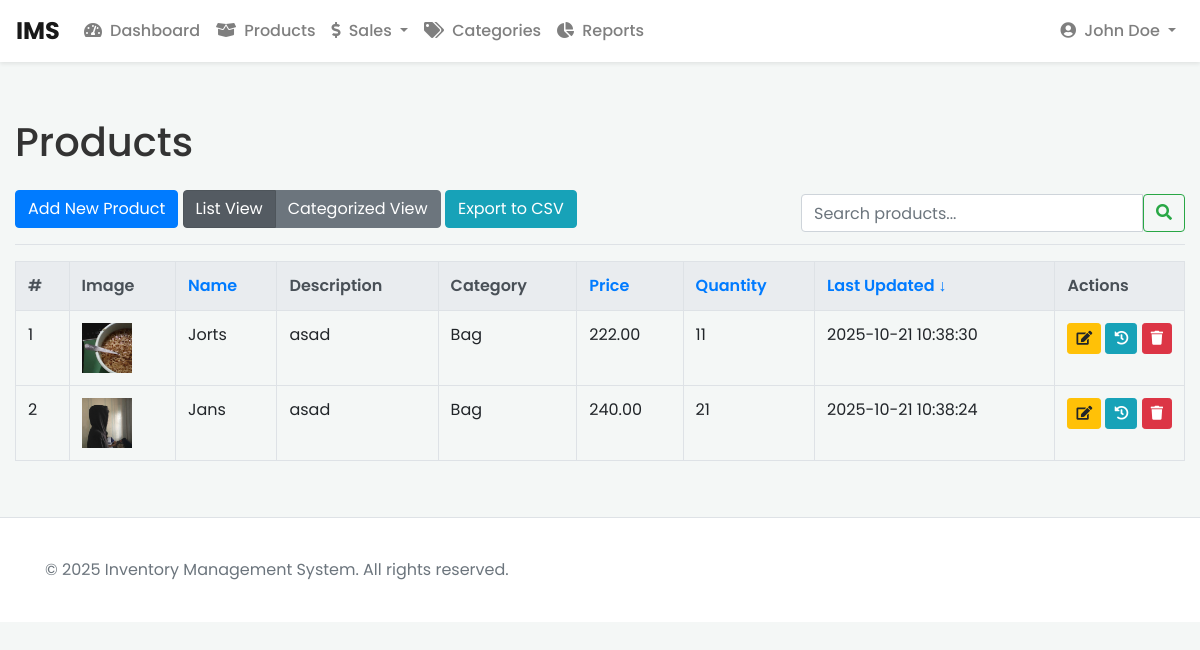
Page /index.php?action=products (signed in) on the committed database.
### tables this page shows
CREATE TABLE IF NOT EXISTS `products` (
  `id` int NOT NULL AUTO_INCREMENT,
  `user_id` int NOT NULL,
  `name` varchar(255) NOT NULL,
  `description` text,
  `category_id` int DEFAULT NULL,
  `price` decimal(10,2) NOT NULL,
  `quantity` int NOT NULL,
  `image` varchar(255) DEFAULT NULL,
  `date_added` timestamp NULL DEFAULT CURRENT_TIMESTAMP,
  `date_updated` timestamp NOT NULL DEFAULT CURRENT_TIMESTAMP ON UPDATE CURRENT_TIMESTAMP,
  PRIMARY KEY (`id`),
  KEY `fk_category` (`category_id`),
  KEY `user_id` (`user_id`)
);

CREATE TABLE IF NOT EXISTS `categories` (
  `id` int NOT NULL AUTO_INCREMENT,
  `user_id` int NOT NULL,
  `name` varchar(191) NOT NULL,
  PRIMARY KEY (`id`),
  UNIQUE KEY `name` (`name`),
  KEY `user_id` (`user_id`)
);

### controllers/ProductController.php (called while the page is built, shortened)
<?php
require_once 'models/Product.php';
require_once 'config/database.php';
require_once 'config/Database.php';
class ProductController {
    private $product;
    public function __construct() {
        $database = new Database();
        $this->db = $database->getConnection();
        $this->product = new Product($this->db);
    }
    public function index() {
        $user_id = $_SESSION['user_id'];
        $search_term = isset($_GET['search']) ? trim($_GET['search']) : '';
        $view_mode = isset($_GET['view']) && $_GET['view'] === 'categorized' ? 'categorized' : 'list';
        $sort_whitelist = ['name', 'price', 'quantity', 'date_added', 'date_updated', 'category_name'];
        $default_sort = ($view_mode === 'categorized') ? 'category_name' : 'date_updated';
        $sort_column = isset($_GET['sort']) && in_array($_GET['sort'], $sort_whitelist) ? $_GET['sort'] : $default_sort;
        $default_order = ($view_mode === 'categorized') ? 'ASC' : 'DESC';
        $sort_order = isset($_GET['order']) && in_array(strtoupper($_GET['order']), ['ASC', 'DESC']) ? strtoupper($_GET['order']) : $default_order;
        if ($view_mode === 'list') {
            $products_per_page = 10;
            $current_page = isset($_GET['page']) && is_numeric($_GET['page']) ? (int)$_GET['page'] : 1;
            $offset = ($current_page - 1) * $products_per_page;
            $stmt = $this->product->getProducts($user_id, $search_term, $sort_column, $sort_order, $products_per_page, $offset);
        } else {
            $stmt = $this->product->getProducts($user_id, $search_term, $sort_column, $sort_order, 1000, 0);
        }
        $products = $stmt->fetchAll(PDO::FETCH_ASSOC);
        require_once 'views/view_products.php';
    }
}
?>

### config/database.php (called while the page is built, shortened)
<?php
class Database {
    private $host = 'localhost';
    private $db_name = 'ims';
    private $username = 'root';
    private $password = '';
    public function getConnection() {
        $this->conn = null;
        try {
            $this->conn = new PDO(
                'mysql:host=' . $this->host . ';dbname=' . $this->db_name,
                $this->username,
                $this->password
            );
            $this->conn->setAttribute(PDO::ATTR_ERRMODE, PDO::ERRMODE_EXCEPTION);
            $this->conn->exec("set names utf8");
        } catch (PDOException $exception) {
            echo 'Connection error: ' . $exception->getMessage();
            exit();
        }
        return $this->conn;
    }
}
?>

### models/Product.php (called while the page is built, shortened)
<?php
class Product {
    private $conn;
    private $table = 'products';
    public function __construct($db) {
        $this->conn = $db;
    }
    public function getProducts($user_id, $search_term = '', $sort_column = 'date_added', $sort_order = 'DESC', $limit = 10, $offset = 0) {
        $query = 'SELECT
                    p.id, p.name, p.description, p.price, p.quantity, p.image, p.date_added, p.date_updated,
                    c.name as category_name
                  FROM ' . $this->table . ' p
                  LEFT JOIN categories c ON p.category_id = c.id
                  ';
        $where_clauses = [];
        $params = ['user_id' => $user_id, 'limit' => $limit, 'offset' => $offset];
        if (!empty($where_clauses)) {
            $query .= ' WHERE p.user_id = :user_id AND (' . implode(' AND ', $where_clauses) . ') ';
        } else {
            $query .= ' WHERE p.user_id = :user_id ';
        }
        $order_by_column = ($sort_column === 'category_name') ? 'category_name' : 'p.' . $sort_column;
        $query .= ' ORDER BY ' . $order_by_column . ' ' . $sort_order . ' LIMIT :limit OFFSET :offset';
        $stmt = $this->conn->prepare($query);
        $stmt->bindValue(':user_id', $params['user_id'], PDO::PARAM_INT);
        $stmt->bindValue(':limit', $params['limit'], PDO::PARAM_INT);
        $stmt->bindValue(':offset', $params['offset'], PDO::PARAM_INT);
        $stmt->execute();
        return $stmt;
    }
}
?>

### views/view_products.php (the view, shortened to what this page needs)
<?php
require_once __DIR__ . '/header.php';
function sort_link($column, $text, $current_column, $current_order, $search_term) {
    $order = ($column == $current_column && $current_order == 'ASC') ? 'DESC' : 'ASC';
    $arrow = ($column == $current_column) ? ($current_order == 'ASC' ? ' &uarr;' : ' &darr;') : '';
    $query_params = http_build_query(array_merge($_GET, ['sort' => $column, 'order' => $order]));
    return '<a href="?' . $query_params . '">' . $text . $arrow . '</a>';
}
?>
<h1 class="mt-4">Products</h1>
<div class="d-flex justify-content-between flex-wrap flex-md-nowrap align-items-center pt-3 pb-2 mb-3 border-bottom">
    <div class="mb-2 mb-md-0">
        <a href="index.php?action=add" class="btn btn-primary mb-2">Add New Product</a>
        <div class="btn-group mb-2" role="group" aria-label="View mode">
            <a href="?action=products&view=list" class="btn btn-secondary <?php echo ($view_mode === 'list') ? 'active' : ''; ?>">List View</a>
            <a href="?action=products&view=categorized" class="btn btn-secondary <?php echo ($view_mode === 'categorized') ? 'active' : ''; ?>">Categorized View</a>
        </div>
        <a href="?action=export_products_csv&<?php echo http_build_query(array_intersect_key($_GET, array_flip(['search', 'sort', 'order']))); ?>" class="btn btn-info mb-2">Export to CSV</a>
    </div>
    <div class="btn-toolbar mb-2 mb-md-0">
        <form action="index.php" method="get" class="form-inline">
            <div class="input-group">
                <input type="text" name="search" class="form-control" placeholder="Search products..." value="<?php echo htmlspecialchars($search_term ?? ''); ?>" aria-label="Search">
                <button type="submit" class="btn btn-outline-success"><i class="fas fa-search"></i></button>
            </div>
        </form>
    </div>
</div>
<?php if ($view_mode === 'categorized'): ?>
    <?php
    $current_category = null;
    $row_number = 0;
    if (!empty($products)):
        foreach ($products as $product):
            $category_name = $product['category_name'] ?? 'Uncategorized';
            if ($category_name !== $current_category):
                if ($current_category !== null):
                    echo '</tbody></table></div>';
                endif;
                $current_category = $category_name;
                $row_number = 0;
    ?>
                <div class="card mb-4">
                    <div class="card-header">
                        <h3><?php echo htmlspecialchars($current_category); ?></h3>
                    </div>
                    <table class="table table-hover mb-0">
                        <thead>
                            <tr>
                                <th style="width: 5%;">#</th>
                                <th>Image</th>
                                <th>Name</th>
                                <th>Description</th>
                                <th>Price</th>
                                <th>Quantity</th>
                                <th>Actions</th>
                            </tr>
                        </thead>
                        <tbody>
            <?php endif; ?>
                        <?php $row_number++; ?>
                        <tr>
                            <td><?php echo $row_number; ?></td>
                            <td>
                                <?php if (!empty($product['image'])): ?>
                                    <img src="uploads/<?php echo htmlspecialchars($product['image']); ?>" alt="<?php echo htmlspecialchars($product['name']); ?>" style="width: 50px; height: 50px; object-fit: cover;">
                                <?php endif; ?>
                            </td>
                            <td><?php echo htmlspecialchars($product['name']); ?></td>
                            <td><?php echo htmlspecialchars($product['description']); ?></td>
                            <td><?php echo htmlspecialchars($product['price']); ?></td>
                            <td><?php echo htmlspecialchars($product['quantity']); ?></td>
                            <td>
                                <a href="index.php?action=edit&id=<?php echo $product['id']; ?>" class="btn btn-sm btn-warning" title="Edit"><i class="fas fa-edit"></i></a>
                                <a href="index.php?action=history&id=<?php echo $product['id']; ?>" class="btn btn-sm btn-info" title="History"><i class="fas fa-history"></i></a>
                                <a href="index.php?action=delete&id=<?php echo $product['id']; ?>" class="btn btn-sm btn-danger" title="Delete" onclick="return confirm('Are you sure?');"><i class="fas fa-trash"></i></a>
                            </td>
                        </tr>
        <?php endforeach; ?>
        <?php
            echo '</tbody></table></div>';
        else: ?>
            <div class="alert alert-info">No products found.</div>
        <?php endif; ?>
<?php else:  ?>
<div class="table-responsive">
    <table class="table table-bordered table-hover">
        <thead class="thead-light">
            <tr>
                <th>#</th>
                <th>Image</th>
                <th><?php echo sort_link('name', 'Name', $sort_column, $sort_order, $search_term); ?></th>
                <th>Description</th>
                <th>Category</th>
                <th><?php echo sort_link('price', 'Price', $sort_column, $sort_order, $search_term); ?></th>
                <th><?php echo sort_link('quantity', 'Quantity', $sort_column, $sort_order, $search_term); ?></th>
                <th><?php echo sort_link('date_updated', 'Last Updated', $sort_column, $sort_order, $search_term); ?></th>
                <th>Actions</th>
            </tr>
        </thead>
        <tbody>
            <?php if (!empty($products)): ?>
                <?php $row_number = $offset ?? 0; ?>
                <?php foreach ($products as $product): $row_number++; ?>
                <tr>
                    <td><?php echo $row_number; ?></td>
                    <td>
                        <?php if (!empty($product['image'])): ?>
                            <img src="uploads/<?php echo htmlspecialchars($product['image']); ?>" alt="<?php echo htmlspecialchars($product['name']); ?>" style="width: 50px; height: 50px; object-fit: cover;">
                        <?php endif; ?>
                    </td>
                    <td><?php echo htmlspecialchars($product['name']); ?></td>
                    <td><?php echo htmlspecialchars($product['description']); ?></td>
                    <td><?php echo htmlspecialchars($product['category_name'] ?? 'N/A'); ?></td>
                    <td><?php echo htmlspecialchars($product['price']); ?></td>
                    <td><?php echo htmlspecialchars($product['quantity']); ?></td>
                    <td><?php echo htmlspecialchars($product['date_updated']); ?></td>
                    <td class="table-actions">
                        <a href="index.php?action=edit&id=<?php echo $product['id']; ?>" class="btn btn-sm btn-warning" title="Edit"><i class="fas fa-edit"></i></a>
                        <a href="index.php?action=history&id=<?php echo $product['id']; ?>" class="btn btn-sm btn-info" title="History"><i class="fas fa-history"></i></a>
                        <a href="index.php?action=delete&id=<?php echo $product['id']; ?>" class="btn btn-sm btn-danger" title="Delete" onclick="return confirm('Are you sure?');"><i class="fas fa-trash"></i></a>
                    </td>
                </tr>
                <?php endforeach; ?>
            <?php else: ?>
                <tr>
                    <td colspan="9" class="text-center">No products found. <?php if (!empty($search_term)) echo 'Matching your search for "' . htmlspecialchars($search_term) . '". <a href="index.php?action=products">Clear search</a>.'; ?></td>
                </tr>
            <?php endif; ?>
        </tbody>
    </table>
</div>
<?php endif; ?>
<?php require_once __DIR__ . '/footer.php'; ?>

### assets/css/style.css (style rules this page uses)
body { font-family: 'Poppins', sans-serif; background-color: #f4f7f6; color: #333; padding-top: 70px; }
.table .thead-light th { background-color: #e9ecef; border-bottom-width: 1px; font-weight: 600; }
.table-actions { white-space: nowrap; width: 1%; }

### rows in the picture
products: image (picture), name "Jorts", description "asad", category.name "Bag", price "222.00", quantity "11", date_updated "2025-10-21 10:38:30"
products: image (picture), name "Jans", description "asad", category.name "Bag", price "240.00", quantity "21", date_updated "2025-10-21 10:38:24"

### other values in the picture
$_SESSION['user_full_name'] "John Doe"
$text "Name Price Quantity Last Updated"
$arrow "↓"
